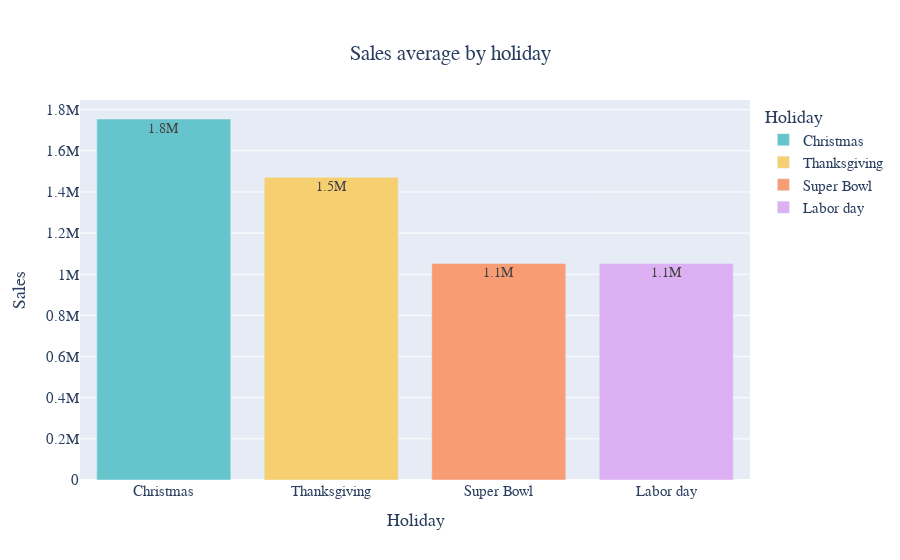

The cell this chart's notebook holds for it:
### Code cell
fig = px.bar(holiday_mean, x="Holiday", y="Weekly_Sales", 
             color="Holiday",
             title = 'Sales average by holiday',
             template = 'plotly+presentation',
             text_auto=".2s",
             color_discrete_sequence = px.colors.qualitative.Pastel)

fig.update_layout(
    title={
        'y':0.92,
        'x':0.5},
    font=dict(
        family='Trebuchet MS',
        size=15),
    yaxis_title = 'Sales',
    xaxis_title = 'Holiday',
)

fig.update_traces(textfont_size=14, 
                  textposition="inside", 
                  )


fig.show()

### Figure 1 — Plotly figure (JSON) as saved in the notebook; plotly's stock layout.template omitted (floating-point values rounded to 4 significant figures)
{"data": [{"alignmentgroup": "True", "hovertemplate": "Holiday=%{x}<br>Weekly_Sales=%{y}<extra></extra>", "legendgroup": "Christmas", "marker": {"color": "rgb(102, 197, 204)", "pattern": {"shape": ""}}, "name": "Christmas", "offsetgroup": "Christmas", "orientation": "v", "showlegend": true, "textfont": {"size": 14}, "textposition": "inside", "texttemplate": "%{y:.2s}", "type": "bar", "x": ["Christmas"], "xaxis": "x", "y": [1755000.0], "yaxis": "y"}, {"alignmentgroup": "True", "hovertemplate": "Holiday=%{x}<br>Weekly_Sales=%{y}<extra></extra>", "legendgroup": "Thanksgiving", "marker": {"color": "rgb(246, 207, 113)", "pattern": {"shape": ""}}, "name": "Thanksgiving", "offsetgroup": "Thanksgiving", "orientation": "v", "showlegend": true, "textfont": {"size": 14}, "textposition": "inside", "texttemplate": "%{y:.2s}", "type": "bar", "x": ["Thanksgiving"], "xaxis": "x", "y": [1471000.0], "yaxis": "y"}, {"alignmentgroup": "True", "hovertemplate": "Holiday=%{x}<br>Weekly_Sales=%{y}<extra></extra>", "legendgroup": "Super Bowl", "marker": {"color": "rgb(248, 156, 116)", "pattern": {"shape": ""}}, "name": "Super Bowl", "offsetgroup": "Super Bowl", "orientation": "v", "showlegend": true, "textfont": {"size": 14}, "textposition": "inside", "texttemplate": "%{y:.2s}", "type": "bar", "x": ["Super Bowl"], "xaxis": "x", "y": [1053000.0], "yaxis": "y"}, {"alignmentgroup": "True", "hovertemplate": "Holiday=%{x}<br>Weekly_Sales=%{y}<extra></extra>", "legendgroup": "Labor day", "marker": {"color": "rgb(220, 176, 242)", "pattern": {"shape": ""}}, "name": "Labor day", "offsetgroup": "Labor day", "orientation": "v", "showlegend": true, "textfont": {"size": 14}, "textposition": "inside", "texttemplate": "%{y:.2s}", "type": "bar", "x": ["Labor day"], "xaxis": "x", "y": [1053000.0], "yaxis": "y"}], "layout": {"barmode": "relative", "font": {"family": "Trebuchet MS", "size": 15}, "legend": {"title": {"text": "Holiday"}, "tracegroupgap": 0}, "title": {"text": "Sales average by holiday", "x": 0.5, "y": 0.92}, "xaxis": {"anchor": "y", "categoryarray": ["Christmas", "Thanksgiving", "Super Bowl", "Labor day"], "categoryorder": "array", "domain": [0, 1], "title": {"text": "Holiday"}}, "yaxis": {"anchor": "x", "domain": [0, 1], "title": {"text": "Sales"}}}}
